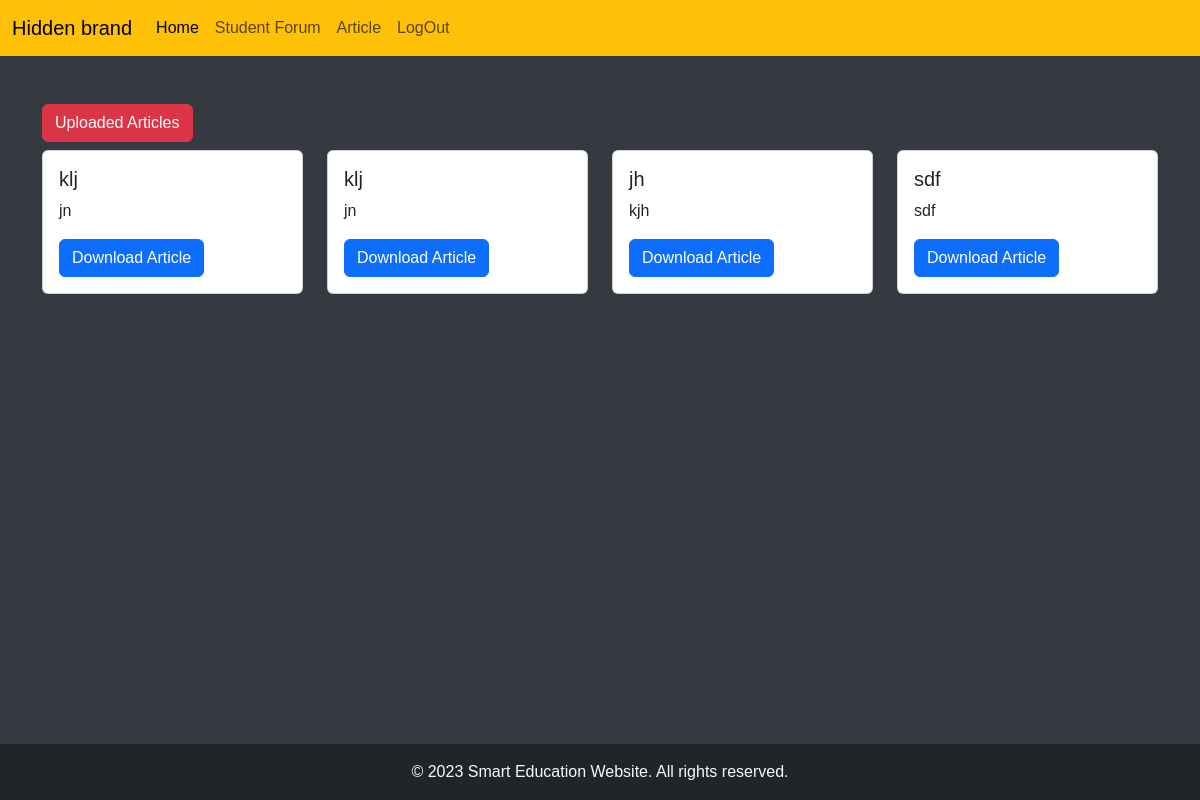
Before: /newapp/all_article/ with the older database file.
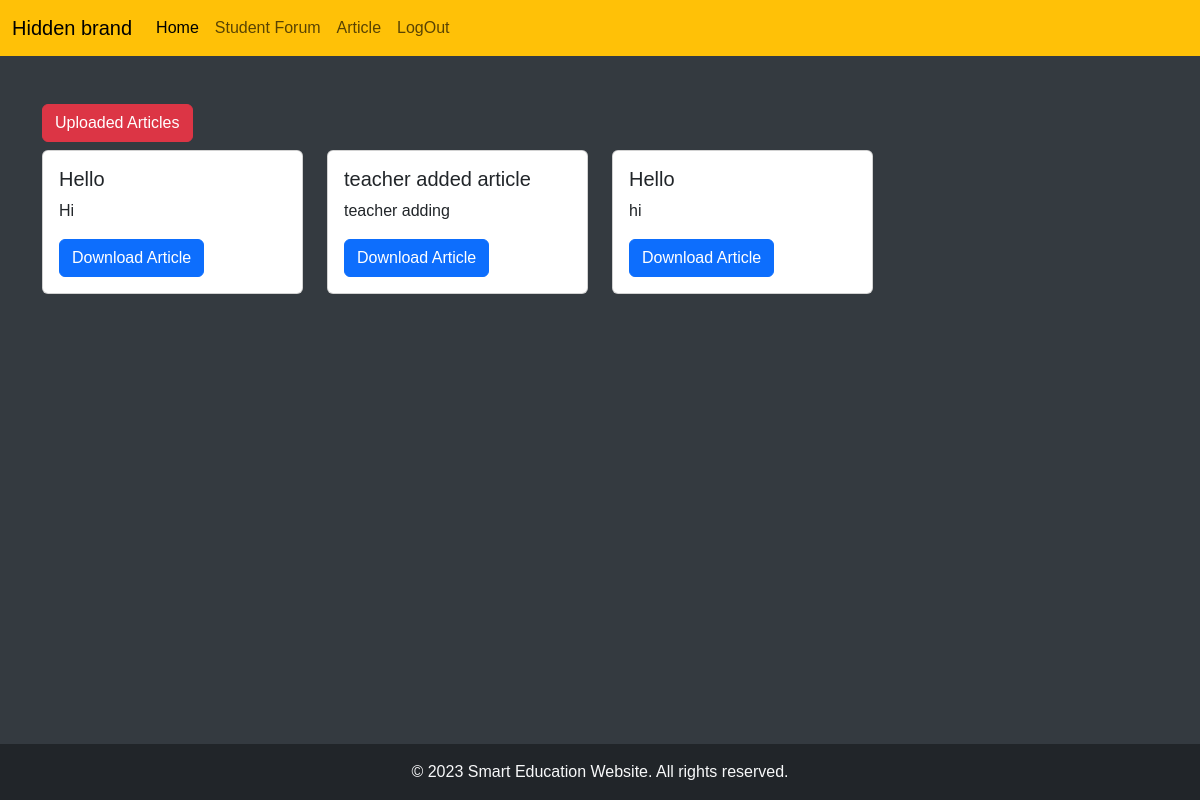
After: the same page with the newer database file.
### newapp/models.py (models this page shows)
class Article(models.Model):
    user = models.ForeignKey(settings.AUTH_USER_MODEL, on_delete=models.CASCADE)
    title = models.CharField(max_length=100)
    content = models.TextField()
    file = models.FileField(upload_to='article_files/')
    def __str__(self):
        return self.title

### newapp/views.py (the view)
# urls.py: path('all_article/', views.all_article, name='all_article'),
def all_article(request):
    articles = Article.objects.all()
    print(articles)
    context = {'articles': articles}
    return render(request, 'all_article.html', context)

### newapp/templates/all_article.html
{% extends 'base.html' %}
{% block test %}
<div class="container mt-5">
    <h1 class="btn btn-danger">Uploaded Articles</h1>
    <div class="row row-cols-1 row-cols-md-4 g-4">
        {% for article in articles %}
            <div class="col">
                <div class="card">
                    <div class="card-body">
                        <h5 class="card-title">{{ article.title }}</h5>
                        <p class="card-text">{{ article.content }}</p>
                        <a href="{{ article.file.url }}" class="btn btn-primary">Download Article</a>
                    </div>
                </div>
            </div>
        {% endfor %}
    </div>
</div>
{% endblock test %}

### newapp/templates/base.html (shortened to what this page needs)
{% load static %}
<!DOCTYPE html>
<html lang="en">
<head>
    <link href="https://cdn.jsdelivr.net/npm/bootstrap@5.3.1/dist/css/bootstrap.min.css" rel="stylesheet">
    <link rel="stylesheet" href="{% static 'css/style.css' %}">
</head>
<body id="body">
    <nav class="navbar navbar-expand-lg bg-warning ">
        <div class="container-fluid">
          <div class="collapse navbar-collapse" id="navbarTogglerDemo01">
            <a class="navbar-brand" href="/">Hidden brand</a>
            <ul class="navbar-nav me-auto mb-2 mb-lg-0">
              <li class="nav-item">
                <a class="nav-link active" aria-current="page" href="{% url 'newapp:home' %}">Home</a>
              </li>
              <li>
                <a class="nav-link" href="{% url 'newapp:forum' %}">Student Forum</a>
                </li>
                <li>
                  <a class="nav-link" href="{% url 'newapp:all_article' %}">Article</a>
                  </li>
                  <li>
                    <a class="nav-link" href="{% url 'accounts:logout' %}">LogOut</a>
                    </li>
            </ul>
          </div>
        </div>
      </nav>
{% block test %}
{% endblock test %}
    <footer id="footer" class="bg-dark text-light text-center py-3">
        &copy; 2023 Smart Education Website. All rights reserved.
    </footer>
</body>
</html>

### static/css/style.css (style rules this page uses)
body { font-family: Arial, sans-serif; display: flex; flex-direction: column; min-height: 100vh; display: flex; flex-direction: column; margin: 0; background-color: #343a40; padding-bottom: 60px; }
#footer { background-color: #f5f5f5; text-align: center; padding: 10px; position : fixed; bottom : 0; width : 100%; }
.btn-primary { --bs-btn-color: #fff; --bs-btn-hover-color: #fff; --bs-btn-focus-shadow-rgb: 49,132,253; --bs-btn-active-color: #fff; --bs-btn-active-shadow: inset 0 3px 5px rgba(0, 0, 0, 0.125); --bs-btn-disabled-color: #fff; }

Changed rows visible on the page:
removed Article: title "klj", content "jn"
removed Article: title "klj", content "jn"
removed Article: title "sdf", content "sdf"
added Article: title "Hello", content "Hi"
added Article: title "teacher added article", content "teacher adding"
changed Article (number 3 of 3 on the later page): title "jh" → "Hello"; content "kjh" → "hi"
